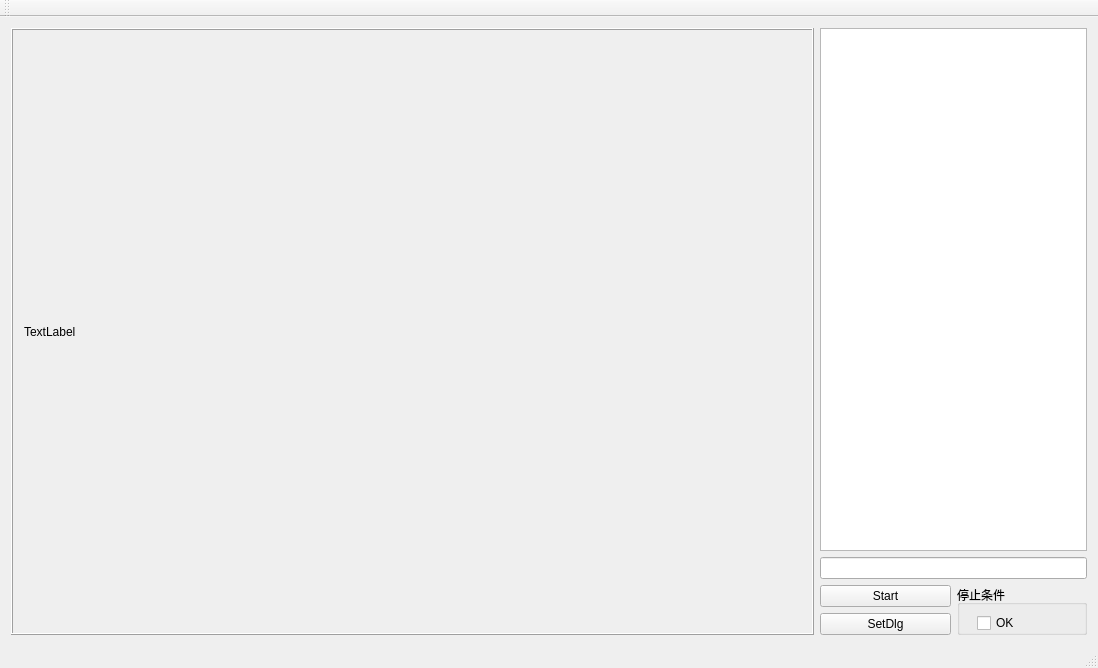
<?xml version="1.0" encoding="UTF-8"?>
<ui version="4.0">
 <class>algo_demo</class>
 <widget class="QMainWindow" name="algo_demo">
  <property name="geometry">
   <rect>
    <x>0</x>
    <y>0</y>
    <width>1098</width>
    <height>668</height>
   </rect>
  </property>
  <property name="windowTitle">
   <string>QtCameraTest</string>
  </property>
  <property name="animated">
   <bool>false</bool>
  </property>
  <widget class="QWidget" name="centralWidget">
   <layout class="QHBoxLayout" name="horizontalLayout" stretch="3,1">
    <item>
     <widget class="QFrame" name="frame">
      <property name="frameShape">
       <enum>QFrame::Box</enum>
      </property>
      <property name="frameShadow">
       <enum>QFrame::Raised</enum>
      </property>
      <layout class="QGridLayout" name="gridLayout_2">
       <item row="0" column="0">
        <widget class="QLabel" name="label_Show">
         <property name="text">
          <string>TextLabel</string>
         </property>
        </widget>
       </item>
      </layout>
     </widget>
    </item>
    <item>
     <layout class="QVBoxLayout" name="verticalLayout">
      <item>
       <widget class="QListWidget" name="lw_ImageList"/>
      </item>
      <item>
       <widget class="QLineEdit" name="lineEdit"/>
      </item>
      <item>
       <layout class="QGridLayout" name="gridLayout">
        <item row="0" column="0">
         <widget class="QPushButton" name="Button_Start">
          <property name="text">
           <string>Start</string>
          </property>
         </widget>
        </item>
        <item row="0" column="1" rowspan="2">
         <widget class="QGroupBox" name="groupBox">
          <property name="title">
           <string>停止条件</string>
          </property>
          <widget class="QCheckBox" name="checkBox">
           <property name="geometry">
            <rect>
             <x>20</x>
             <y>30</y>
             <width>68</width>
             <height>16</height>
            </rect>
           </property>
           <property name="text">
            <string>OK</string>
           </property>
          </widget>
          <widget class="QCheckBox" name="checkBox_2">
           <property name="geometry">
            <rect>
             <x>20</x>
             <y>50</y>
             <width>68</width>
             <height>16</height>
            </rect>
           </property>
           <property name="text">
            <string>NG</string>
           </property>
          </widget>
         </widget>
        </item>
        <item row="1" column="0">
         <widget class="QPushButton" name="pushButton_2">
          <property name="text">
           <string>SetDlg</string>
          </property>
         </widget>
        </item>
       </layout>
      </item>
     </layout>
    </item>
   </layout>
  </widget>
  <widget class="QMenuBar" name="menuBar">
   <property name="geometry">
    <rect>
     <x>0</x>
     <y>0</y>
     <width>1098</width>
     <height>22</height>
    </rect>
   </property>
  </widget>
  <widget class="QToolBar" name="mainToolBar">
   <attribute name="toolBarArea">
    <enum>TopToolBarArea</enum>
   </attribute>
   <attribute name="toolBarBreak">
    <bool>false</bool>
   </attribute>
  </widget>
  <widget class="QStatusBar" name="statusBar"/>
 </widget>
 <layoutdefault spacing="6" margin="11"/>
 <resources/>
 <connections/>
</ui>
